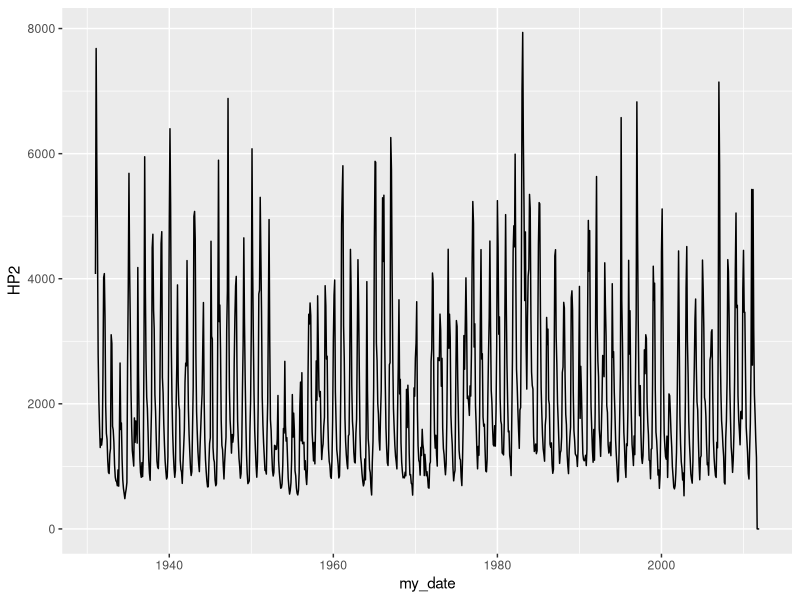
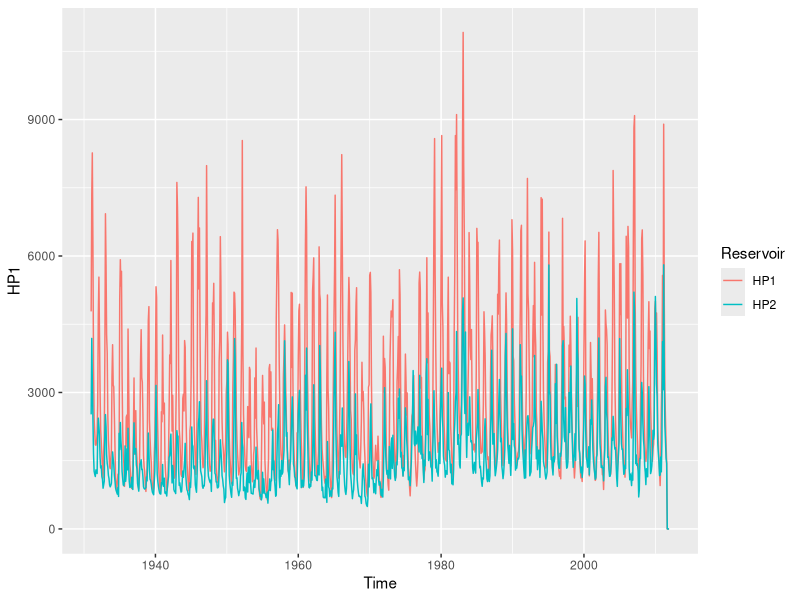
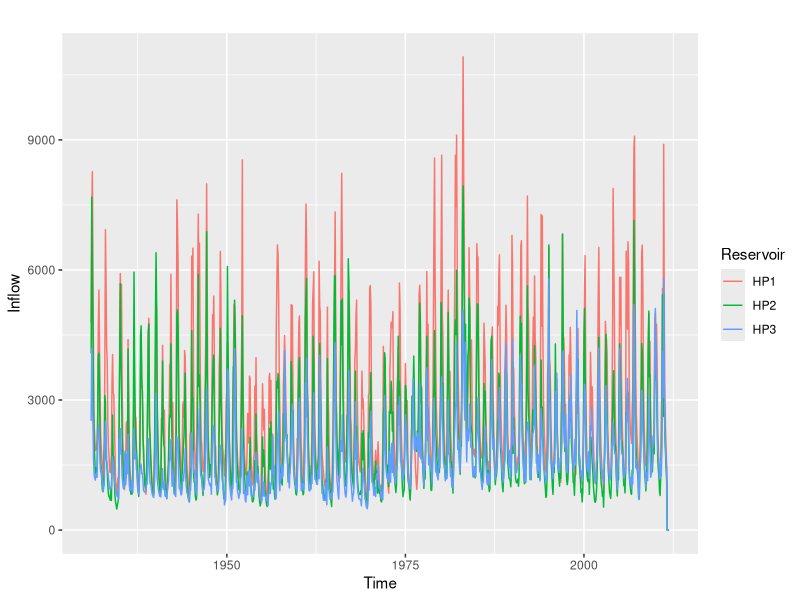
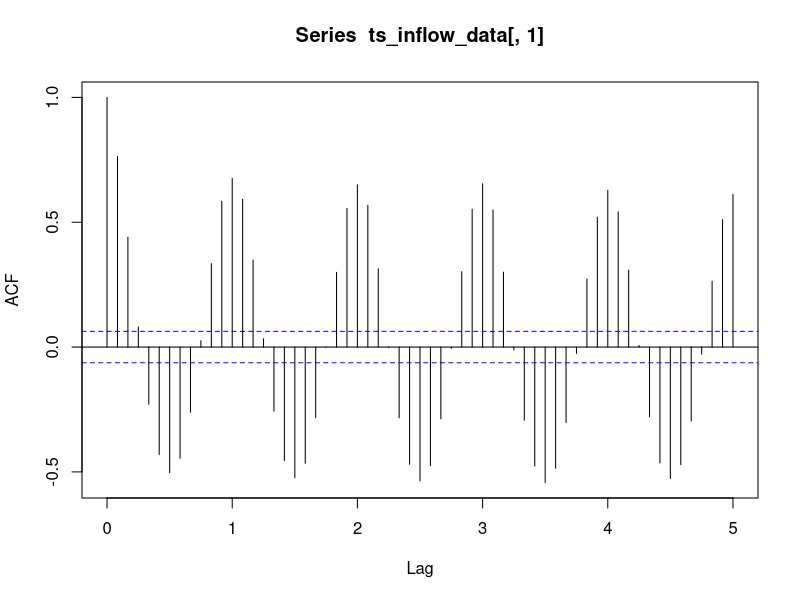
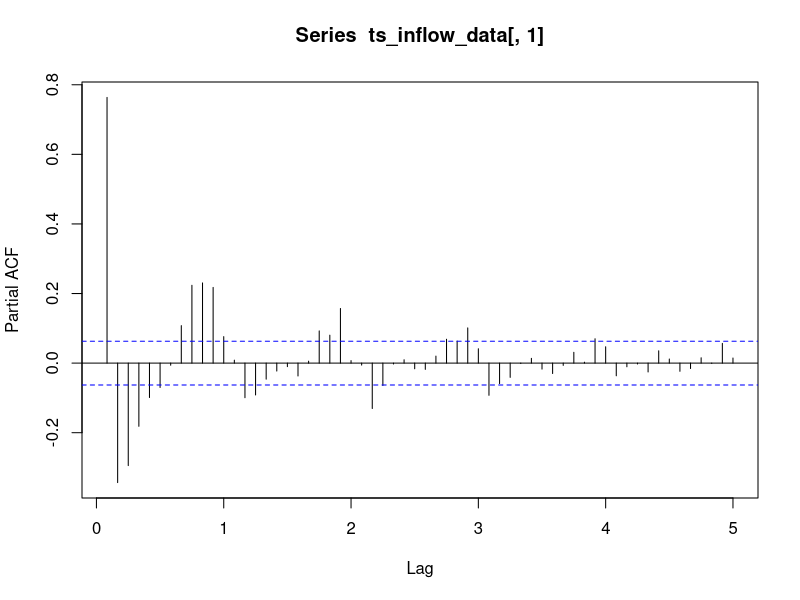
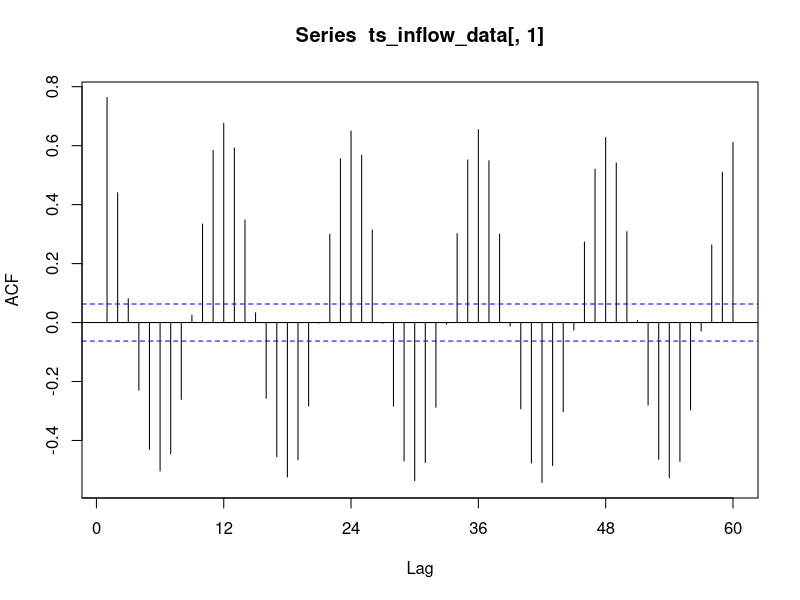
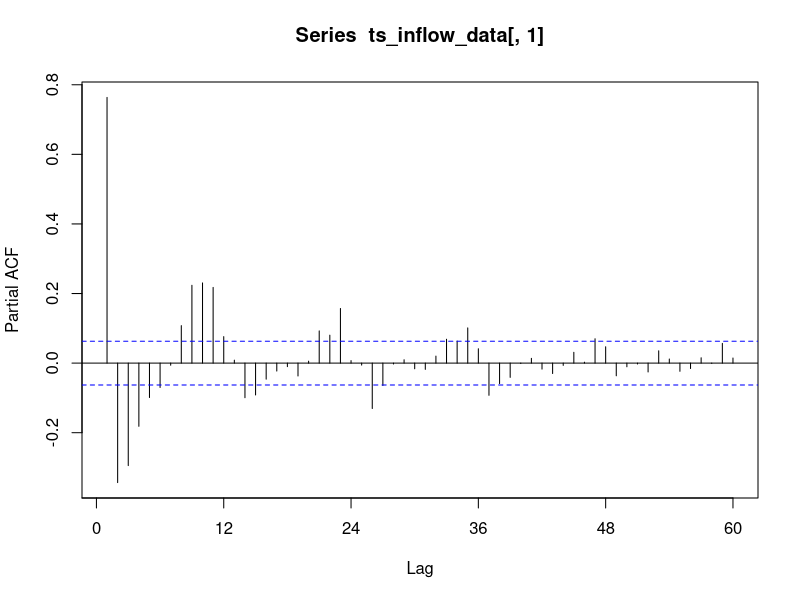

These figures' R source, in order:
## ---- chunk 1
knitr::opts_chunk$set(echo = TRUE) 
## ---- chunk 2
library(lubridate)
library(ggplot2)
library(forecast) #added for Acf and Pacf functions

## ---- chunk 3
#Importing time series data from text file
#I am calling it raw for now because it's data as it is in the file

#Option 1: import using absolute path
#raw_inflow_data <- read.table(file="/Users/lmm89/OneDrive/Duke_University/15_Spring2025/ENV797_TSA/Github/TSA_Sp25/Data/inflowtimeseries.txt",header=FALSE,skip=0)

#Option 2: import using shortcut "." or ".." or relative path
# the "." will point to the folder set as current directory
# the ".." will point to your parent folder set as current directory

#check which folder is your current directory using function getwd()
getwd()
# my output was "/Users/lmm89/Library/CloudStorage/OneDrive-Personal/Duke_University/15_Spring2025/ENV797_TSA/Github/TSA_Sp25" meaning current directory is my project folder, therefore I only need to use "."
# if output was "/Users/lmm89/Library/CloudStorage/OneDrive-Personal/Duke_University/15_Spring2025/ENV797_TSA/Github/TSA_Sp25/Lessons" then I would need to use ".."

raw_inflow_data <- read.table(file="./Data/inflowtimeseries.txt",header=FALSE,skip=0)

#If you want specific columns just trim the table
raw_inflow_data <- raw_inflow_data[,1:5] #the space before the comma means you want all rows
                                 #and 1:5 means all columns from 1 to 5
nhydro <- ncol(raw_inflow_data)-2
nobs <- nrow(raw_inflow_data) 

#If your file does not have header like this one you can add column names after creating the data frame
colnames(raw_inflow_data)=c("Month","Year", "HP1", "HP2","HP3")

#Checking data
head(raw_inflow_data)
str(raw_inflow_data)
## ---- chunk 4
#using package lubridate
my_date <- paste(raw_inflow_data[,1],raw_inflow_data[,2],sep="-")
my_date <- my(my_date)  #function my from package lubridate
head(my_date)
#add that to inflow_data 
inflow_data <- cbind(my_date,raw_inflow_data[,3:5]) #cbind stands for column bind
head(inflow_data)


## ---- chunk 5
#using package ggplot2
ggplot(inflow_data, aes(x=my_date,y=HP2))+
  geom_line()

#adding two time series to the same plot
ggplot(inflow_data, aes(x=my_date))+
  geom_line(aes(y=HP1,col="HP1"))+
  geom_line(aes(y=HP3,col="HP2"))+
  xlab("Time")+
  labs(color="Reservoir")

## ---- chunk 6
ts_inflow_data <- ts(inflow_data[,2:4],start=c(1931,1),frequency=12)
ts_inflow_data

## ---- chunk 7

autoplot(ts_inflow_data) +
  xlab("Time") +
  ylab("Inflow") +
  labs(color="Reservoir")
  
## ---- chunk 8
# Option 1: The function acf() and pacf() is from package "stats"
HP1_acf=acf(ts_inflow_data[,1],lag=60)

HP1_pacf=pacf(ts_inflow_data[,1],lag=60)

#Option 2: Computing ACF and PACF with package "forecast"

#The next line will output a plot since we have plot=TRUE and also store the acf values in the object
HP1_acf=Acf(ts_inflow_data[,1],lag=60)

HP1_pacf=Pacf(ts_inflow_data[,1],lag=60)
  
